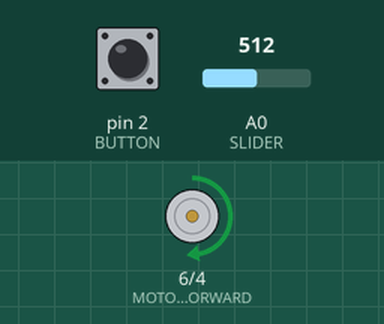
This sketch was run on a simulated Arduino Uno, built with avr-gcc and run on an emulated ATmega328P. On the bench: motor-driver pin pairs drawn as motors (green arrow = first pin HIGH = forward, orange = second pin HIGH = backward, longer = more drive, scaled by the enable pin). The inputs (shaded band) are chosen by the test bench; at power-on: pin 2 (BUTTON) LOW, A0 (SLIDER) = 512.

Above: at 1.2 s.
1.3 s: pin 2 (BUTTON) pulled HIGH for 1 s
At 1.45 s:
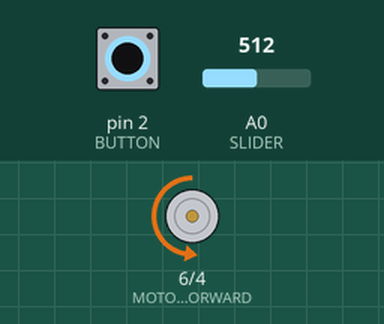
4.3 s: A0 (SLIDER) set to 716
At 4.7 s:
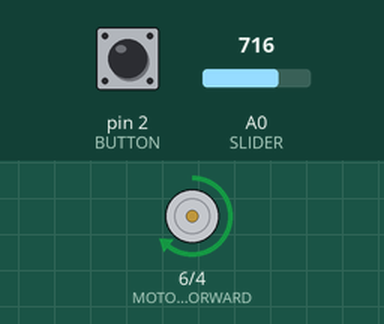
5.8 s: pin 2 (BUTTON) pulled HIGH for 0.15 s
At 5.95 s:
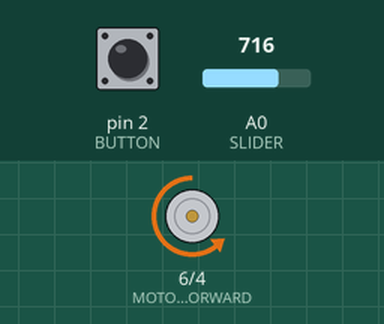
7.5 s: A0 (SLIDER) set to 900
At 8.4 s:
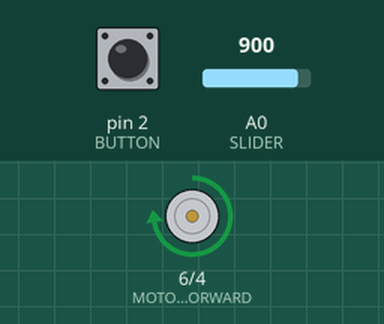
9.0 s: pin 2 (BUTTON) pulled HIGH for 0.15 s
At 9.15 s:
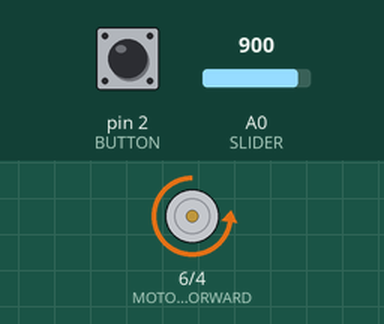
10.7 s: A0 (SLIDER) set to 122
At 12.0 s:
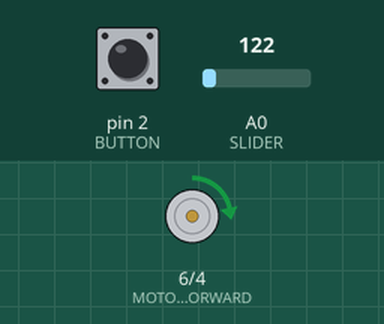
Timing chart, 0 to 13.2 s (numbered marks = the images above; inputs shaded):
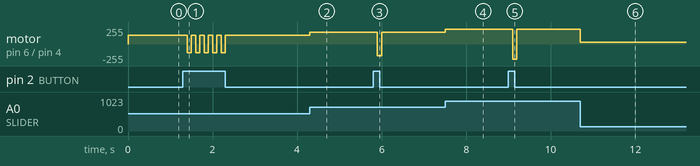

The sketch:

dcmotor_steuerung.ino
```cpp
#define SLIDER A0
#define BUTTON 2
#define MOTOR_FORWARD 06
#define MOTOR_BACKWARD 04
#define MOTOR_PWM 03

float sliderValue = 0;
boolean directionForward = true;

void setup() {
  pinMode(SLIDER, INPUT);
  pinMode(BUTTON, INPUT);

  pinMode(MOTOR_FORWARD, OUTPUT);
  pinMode(MOTOR_BACKWARD, OUTPUT);

  pinMode(MOTOR_PWM, OUTPUT);
}

void loop() {
  sliderValue = analogRead(SLIDER);

  // forwaerts / rueckwaerts schalten des motors via button
  if (digitalRead(BUTTON) == HIGH) {
    directionForward = !directionForward;
    delay(100);
  }

  analogWrite(MOTOR_PWM, sliderValue / 4);

  digitalWrite(MOTOR_FORWARD, directionForward);
  digitalWrite(MOTOR_BACKWARD, !directionForward);
}
```

Measured:
- after the input at 1.3 s, motor on pin 6 (MOTOR_FORWARD) / pin 4 (MOTOR_BACKWARD): alternates forward 128/255 for 0.10 s and backward 128/255 for 0.10 s, 10 changes in all, then stays forward 128/255, starting after 0.10 s
- after the input at 4.3 s, motor on pin 6 (MOTOR_FORWARD) / pin 4 (MOTOR_BACKWARD): forward 128/255 → forward 179/255 at once
- after the input at 5.8 s, motor on pin 6 (MOTOR_FORWARD) / pin 4 (MOTOR_BACKWARD): forward 179/255 → backward 179/255 after 0.10 s, → forward 179/255 0.10 s later
- after the input at 7.5 s, motor on pin 6 (MOTOR_FORWARD) / pin 4 (MOTOR_BACKWARD): forward 179/255 → forward 225/255 at once
- after the input at 9.0 s, motor on pin 6 (MOTOR_FORWARD) / pin 4 (MOTOR_BACKWARD): forward 225/255 → backward 225/255 after 0.10 s, → forward 225/255 0.10 s later
- after the input at 10.7 s, motor on pin 6 (MOTOR_FORWARD) / pin 4 (MOTOR_BACKWARD): forward 225/255 → forward 30/255 at once
